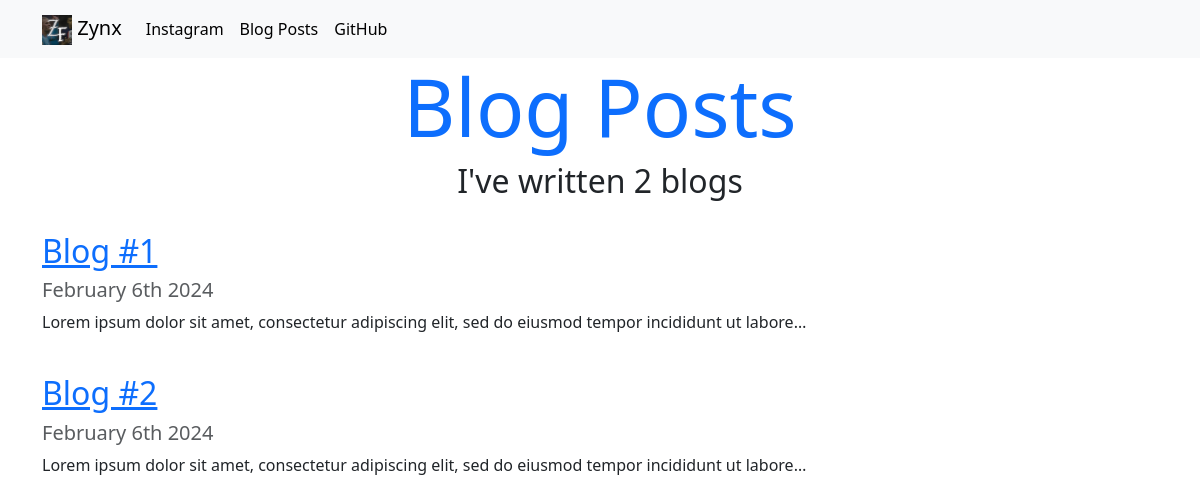
Screenshot of /blog/ with the database file from the repository.
### blog/models.py (models this page shows, shortened)
class Blog(models.Model):
    title = models.CharField(max_length=40)
    dt = datetime.datetime.now()  # Assume dt is 2023-11-24 15:30:00
    date = dt.date()  # date_only is now 2023-11-24
    description = models.TextField()

### blog/views.py (the view)
# urls.py: path('', views.all_blogs, name="all_blogs"),
def all_blogs(request):
    blogs = Blog.objects.all()
    return render(request, 'blog/all_blogs.html', {"blogs": blogs})

### blog/templates/blog/all_blogs.html
{% extends 'portfolio/base.html' %}
{% block content %}
<h1 class="d-flex justify-content-center display-1 text-primary">Blog Posts</h1>
<h2 class="d-flex justify-content-center">I've  written {{ blogs.count }} blog{{ blogs.count|pluralize }}</h2>
{% for blog in blogs %}
    <br>
    <div class="container justify-content-between">
<a class="d-flex justify-content-left" href="{% url 'blog:detail' blog.id %}"><h2>{{ blog.title }}</h2></a>
<h5 class="d-flex justify-content-left text-muted">{{ blog.date|date:'F jS Y' }}</h5>
<p class="d-flex justify-content-left">{{ blog.description|truncatechars:100 }}</p>
    </div>
{% endfor %}
{% endblock %}

### rows the page displays
Blog: title "Blog #1", date "February 6th 2024", description "Lorem ipsum dolor sit amet, consectetur adipiscing elit, sed do eiusmod tempor incididunt ut labore…"
Blog: title "Blog #2", date "February 6th 2024", description "Lorem ipsum dolor sit amet, consectetur adipiscing elit, sed do eiusmod tempor incididunt ut labore…"

### other values shown
{{ blogs.count }} "2"
